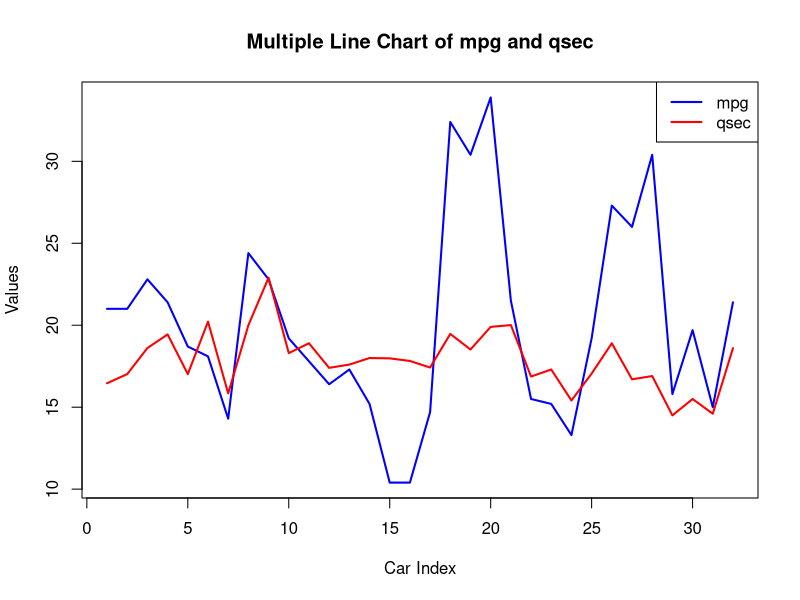

The R source for this figure:

# Experiment 6: Multiple line chart using mtcars dataset

# Load the built-in dataset
data(mtcars)

# Plot mpg as the first line
plot(mtcars$mpg,
     type = "l",
     col = "blue",
     lwd = 2,
     ylim = range(c(mtcars$mpg, mtcars$qsec)),
     xlab = "Car Index",
     ylab = "Values",
     main = "Multiple Line Chart of mpg and qsec")

# Add qsec as the second line
lines(mtcars$qsec,
      col = "red",
      lwd = 2)

# Add legend
legend("topright",
       legend = c("mpg", "qsec"),
       col = c("blue", "red"),
       lwd = 2)
